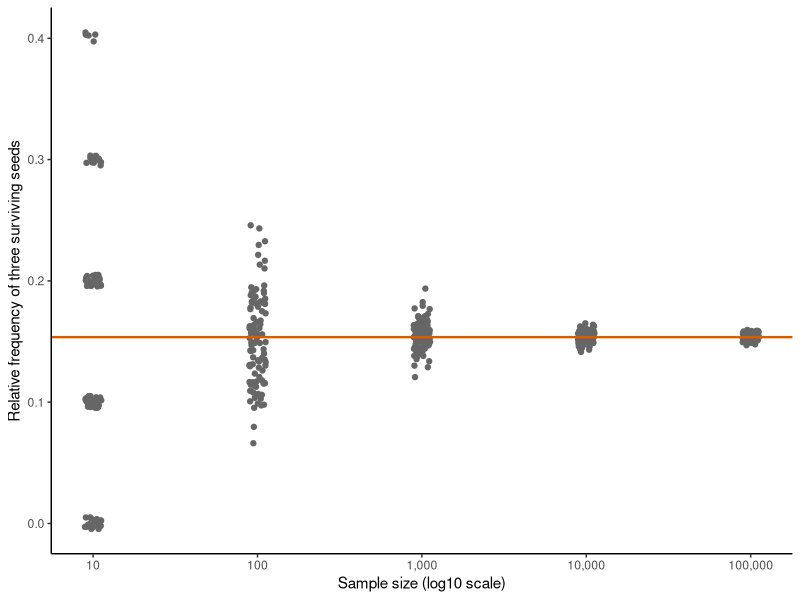
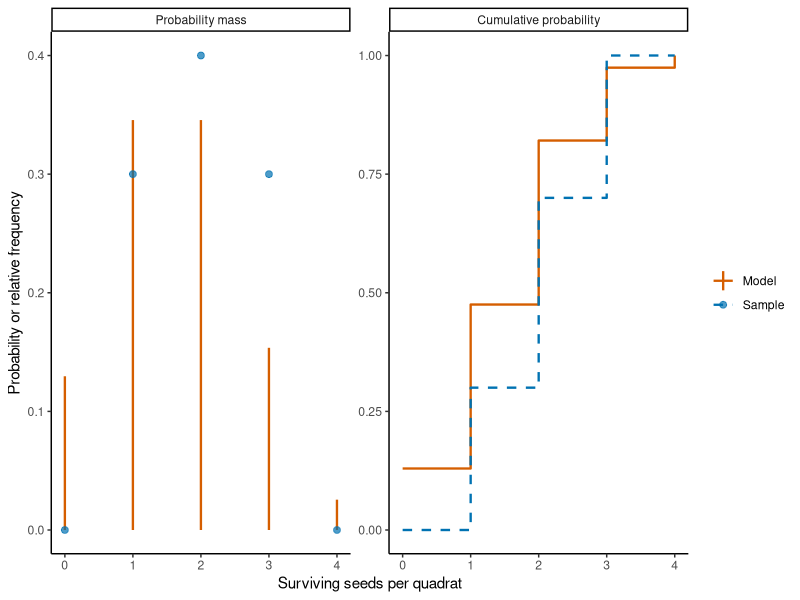
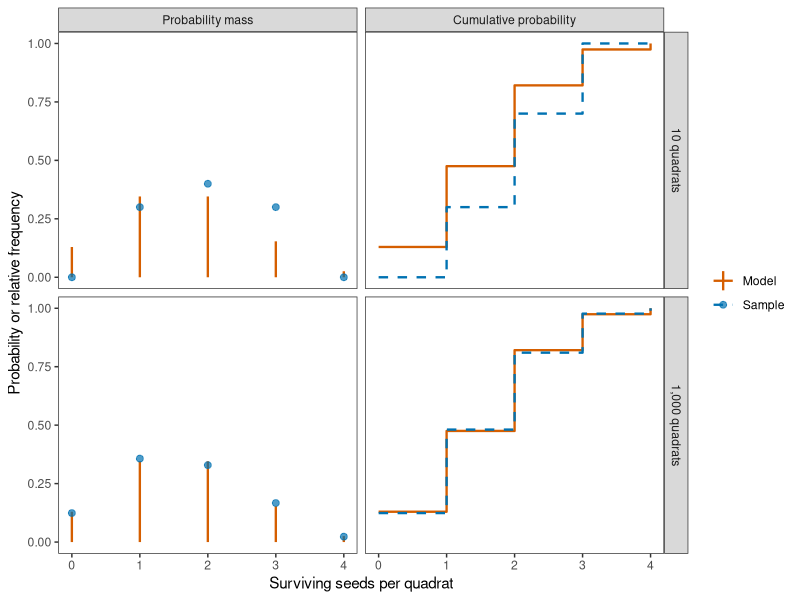
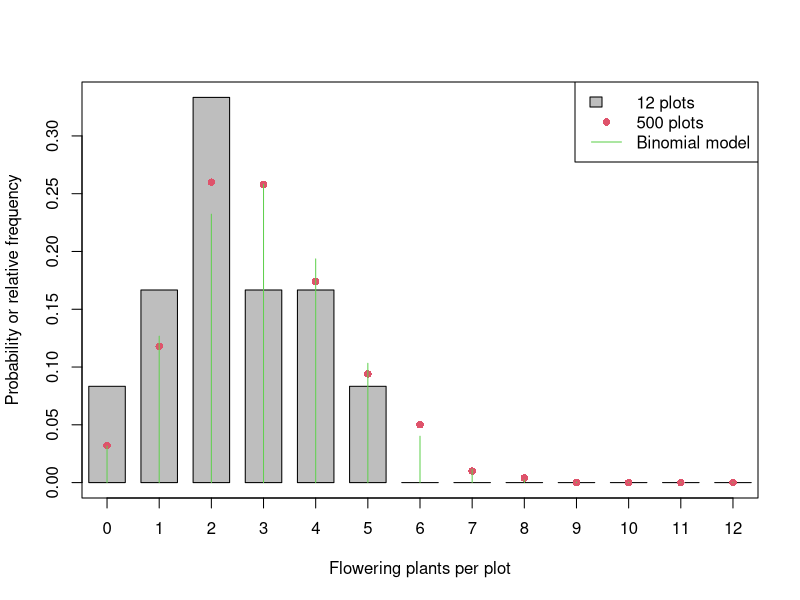
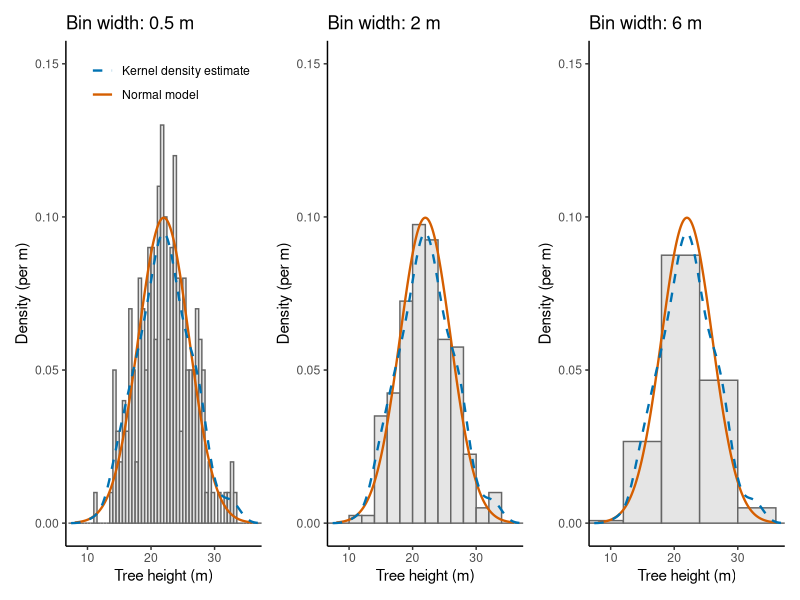
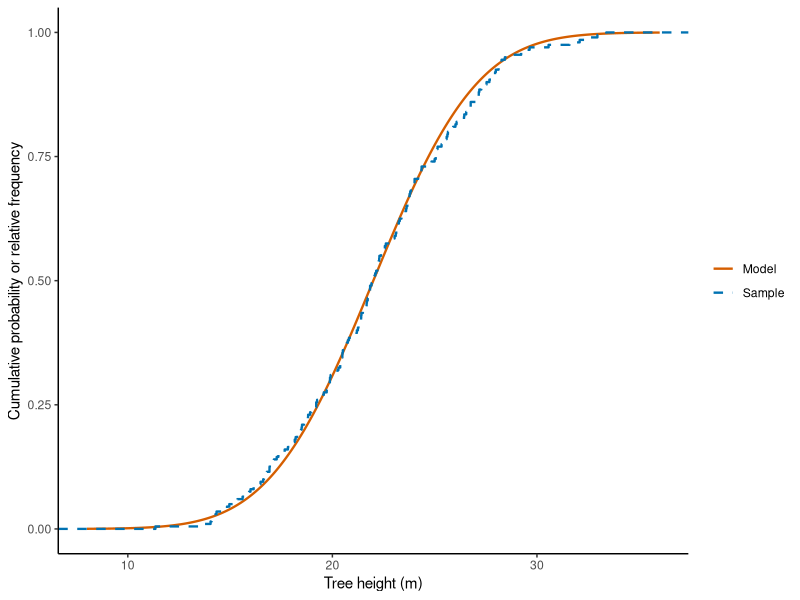
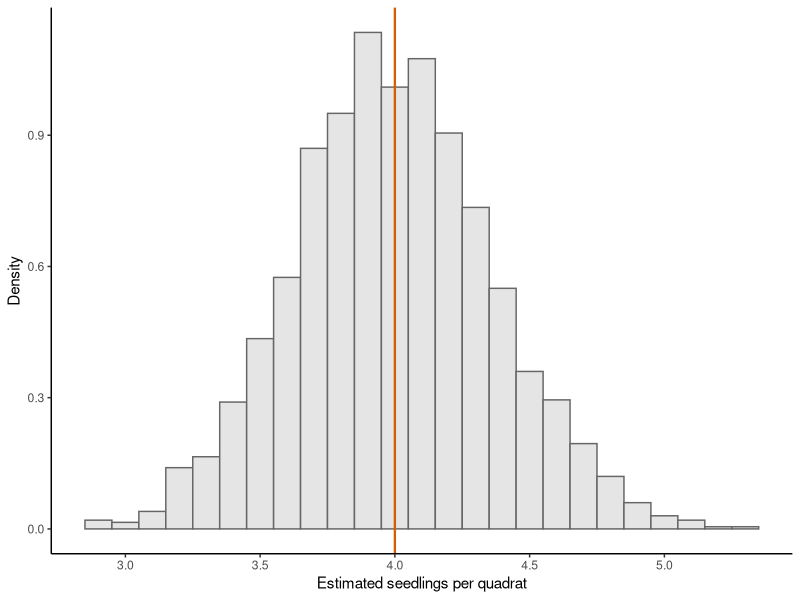
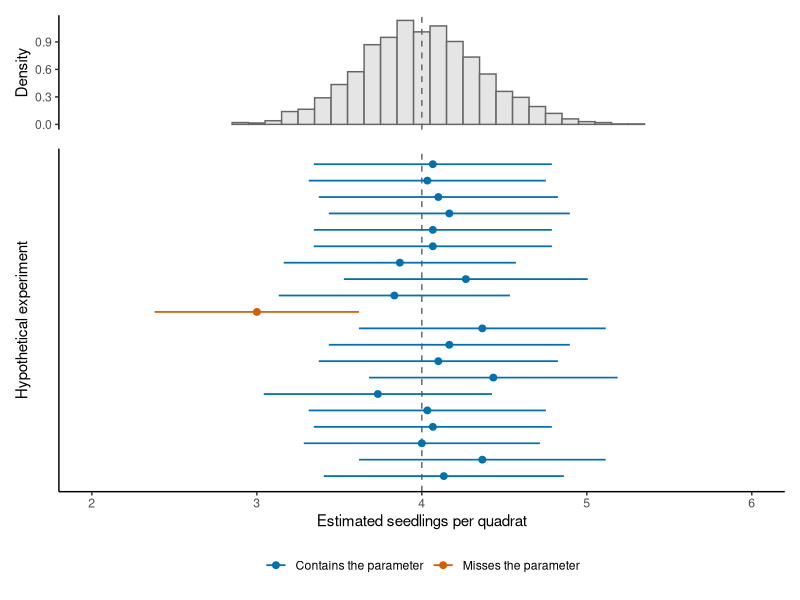

Reproduce these figures in R, in order.
## ---- chunk 1
#| include: false
# Load ggplot2 for the consistently formatted rendered figures in this chapter.
library(ggplot2)
## ---- chunk 2
# Parameters of the Binomial model of seed survival used in Chapter 2.
seed_count = 4
seed_survival_probability = 0.4
# Simulate ten quadrats from the Binomial model.
set.seed(seed = 123)
n_quadrats = 10
sample_survivors = rbinom(
  n = n_quadrats,
  size = seed_count,
  prob = seed_survival_probability
)
## ---- chunk 3
# Count each possible value and divide by the sample size.
seed_values = seq.int(from = 0, to = seed_count)
count_survivors = table(factor(x = sample_survivors, levels = seed_values))
relative_frequency = count_survivors / length(sample_survivors)
relative_frequency
## ---- chunk 4
# Put the sample frequencies beside the model probabilities for comparison.
data.frame(
  seed_count = seed_values,
  relative_frequency = as.numeric(x = relative_frequency),
  probability = dbinom(
    x = seed_values,
    size = seed_count,
    prob = seed_survival_probability
  )
)
## ---- chunk 5
# Compare relative frequencies for several sample sizes with the model.
set.seed(123)
sample_sizes = 10^(seq_len(length.out = 5))
seed_values = seq.int(from = 0, to = seed_count)

all_frequencies = matrix(NA, nrow = length(seed_values),
                         ncol = length(sample_sizes) + 1)
colnames(all_frequencies) = c(as.character(sample_sizes), "theory")

for (i in seq_along(sample_sizes)) {
  sample_survivors = rbinom(
    n = sample_sizes[i],
    size = seed_count,
    prob = seed_survival_probability
  )
  count_survivors = table(factor(
    x = sample_survivors,
    levels = seed_values
  ))
  all_frequencies[, i] = as.numeric(count_survivors) / sample_sizes[i]
}
all_frequencies[, length(sample_sizes) + 1] = dbinom(
  x = seed_values,
  size = seed_count,
  prob = seed_survival_probability
)
round(all_frequencies, 3)
## ---- chunk 6
#| echo: false
#| eval: true
#| label: fig-relative-frequency-convergence
#| fig-cap: "Relative frequencies of exactly three surviving seeds for simulated samples of different sizes. The horizontal line is the probability assigned by the Binomial distribution."
# Repeatedly simulate samples and retain the relative frequency of three survivors.
set.seed(seed = 20261003)
seed_count = 4
seed_survival_probability = 0.4
target_count = 3
sample_sizes = 10^(seq_len(length.out = 5))
n_repetitions = 100

repeated_frequencies = data.frame(
  sample_size = numeric(),
  relative_frequency = numeric()
)

for (sample_size in sample_sizes) {
  relative_frequency = numeric(length = n_repetitions)

  for (repetition in seq_len(n_repetitions)) {
    sample_survivors = rbinom(
      n = sample_size,
      size = seed_count,
      prob = seed_survival_probability
    )
    relative_frequency[repetition] = mean(sample_survivors == target_count)
  }

  repeated_frequencies = rbind(
    repeated_frequencies,
    data.frame(
      sample_size = sample_size,
      relative_frequency = relative_frequency
    )
  )
}

# Calculate the model probability that the figure uses as a reference line.
probability = dbinom(
  x = target_count,
  size = seed_count,
  prob = seed_survival_probability
)

ggplot(
  repeated_frequencies,
  aes(
    x = sample_size,
    y = relative_frequency,
    group = sample_size
  )
) +
  geom_point(colour = "grey40",
             position = position_jitter(width = 0.05, height = 0.005)) +
  geom_hline(
    yintercept = probability,
    colour = "#D55E00",
    linewidth = 0.8
  ) +
  scale_x_log10(
    breaks = sample_sizes,
    labels = c("10", "100", "1,000", "10,000", "100,000")
  ) +
  labs(
    x = "Sample size (log10 scale)",
    y = "Relative frequency of three surviving seeds"
  ) +
  theme_classic()
## ---- chunk 7
#| echo: false
#| eval: true
#| fig-width: 9
#| fig-height: 4
#| label: fig-ecdf
#| fig-cap: "Empirical and model distribution for a sample of ten quadrats in the example on seed survival."
# Simulate a sample and calculate its empirical distribution.
set.seed(142)
seed_count = 4
seed_survival_probability = 0.4
n_quadrats = 10
seed_values = seq.int(from = 0, to = seed_count)
model_mass = dbinom(
  x = seed_values, size = seed_count, prob = seed_survival_probability
)
model_cumulative = pbinom(
  q = seed_values, size = seed_count, prob = seed_survival_probability
)
sample_survivors = rbinom(
  n = n_quadrats, size = seed_count, prob = seed_survival_probability
)
count_survivors = table(factor(x = sample_survivors, levels = seed_values))
relative_frequency = as.numeric(count_survivors) / n_quadrats
cumulative_relative_frequency = cumsum(relative_frequency)

model_comparison_data = rbind(
  data.frame(
    surviving_seeds = seed_values,
    value = model_mass,
    quantity = "Probability mass",
    series = "Model"
  ),
  data.frame(
    surviving_seeds = seed_values,
    value = relative_frequency,
    quantity = "Probability mass",
    series = "Sample"
  ),
  data.frame(
    surviving_seeds = seed_values,
    value = model_cumulative,
    quantity = "Cumulative probability",
    series = "Model"
  ),
  data.frame(
    surviving_seeds = seed_values,
    value = cumulative_relative_frequency,
    quantity = "Cumulative probability",
    series = "Sample"
  )
)
model_comparison_data$quantity = factor(
  model_comparison_data$quantity,
  levels = c("Probability mass", "Cumulative probability")
)

# Use different geometries as well as colours to distinguish the model and sample.
ggplot() +
  geom_linerange(
    data = subset(
      model_comparison_data,
      quantity == "Probability mass" & series == "Model"
    ),
    aes(x = surviving_seeds, ymin = 0, ymax = value, colour = series),
    linewidth = 0.8
  ) +
  geom_point(
    data = subset(
      model_comparison_data,
      quantity == "Probability mass" & series == "Sample"
    ),
    aes(x = surviving_seeds, y = value, colour = series),
    alpha = 0.7,
    size = 2
  ) +
  geom_step(
    data = subset(model_comparison_data, quantity == "Cumulative probability"),
    aes(x = surviving_seeds, y = value, colour = series, linetype = series),
    direction = "hv",
    linewidth = 0.8
  ) +
  facet_wrap(~quantity, nrow = 1, scales = "free_y") +
  scale_colour_manual(values = c(Model = "#D55E00", Sample = "#0072B2")) +
  scale_linetype_manual(values = c(Model = "solid", Sample = "dashed")) +
  scale_x_continuous(breaks = seed_values) +
  labs(
    x = "Surviving seeds per quadrat",
    y = "Probability or relative frequency",
    colour = NULL,
    linetype = NULL
  ) +
  theme_classic()
## ---- chunk 8
# Simulate a small sample and calculate its weighted and ordinary means.
set.seed(123)
n_quadrats = 10
seed_count = 4
seed_survival_probability = 0.4
seed_values = seq.int(from = 0, to = seed_count)
sample_survivors = rbinom(
  n = n_quadrats, size = seed_count, prob = seed_survival_probability
)
count_survivors = table(factor(x = sample_survivors, levels = seed_values))
relative_frequency = as.numeric(count_survivors) / n_quadrats
weighted_average = sum(relative_frequency * seed_values)
sample_mean = mean(sample_survivors)
c(weighted_average, sample_mean)
## ---- chunk 9
# Calculate the variance of the empirical distribution
empirical_variance = sum((seed_values - weighted_average)^2 * relative_frequency)
sample_variance = var(sample_survivors)
c(empirical_variance, sample_variance)
## ---- chunk 10
# Use type = 1 so the empirical quantile is one of the observed counts.
quantile(x = sample_survivors, probs = 0.5, type = 1)
## ---- chunk 11
#| echo: false
#| eval: true
#| label: fig-ecdf-binom
#| fig-width: 9
#| fig-height: 8
#| fig-cap: "Model probabilities and sample frequencies for 10 quadrats (top) and 1,000 quadrats (bottom)."
# Compare empirical distributions at two sample sizes.
set.seed(142)
seed_count = 4
seed_survival_probability = 0.4
seed_values = seq.int(from = 0, to = seed_count)
sample_sizes = c(10, 1000)
model_mass = dbinom(
  x = seed_values, size = seed_count, prob = seed_survival_probability
)
model_cumulative = pbinom(
  q = seed_values, size = seed_count, prob = seed_survival_probability
)

# Store the model and empirical summaries for both sample sizes before plotting.
sample_comparison_data = data.frame()
for (n_quadrats in sample_sizes) {
  sample_survivors = rbinom(
    n = n_quadrats, size = seed_count, prob = seed_survival_probability
  )
  count_survivors = table(factor(x = sample_survivors, levels = seed_values))
  relative_frequency = as.numeric(count_survivors) / n_quadrats
  cumulative_relative_frequency = cumsum(relative_frequency)

  sample_size_label = paste(format(n_quadrats, big.mark = ","), "quadrats")
  sample_comparison_data = rbind(
    sample_comparison_data,
    data.frame(
      surviving_seeds = seed_values,
      value = model_mass,
      quantity = "Probability mass",
      series = "Model",
      sample_size = sample_size_label
    ),
    data.frame(
      surviving_seeds = seed_values,
      value = relative_frequency,
      quantity = "Probability mass",
      series = "Sample",
      sample_size = sample_size_label
    ),
    data.frame(
      surviving_seeds = seed_values,
      value = model_cumulative,
      quantity = "Cumulative probability",
      series = "Model",
      sample_size = sample_size_label
    ),
    data.frame(
      surviving_seeds = seed_values,
      value = cumulative_relative_frequency,
      quantity = "Cumulative probability",
      series = "Sample",
      sample_size = sample_size_label
    )
  )
}

sample_comparison_data$sample_size = factor(
  sample_comparison_data$sample_size,
  levels = c("10 quadrats", "1,000 quadrats")
)
sample_comparison_data$quantity = factor(
  sample_comparison_data$quantity,
  levels = c("Probability mass", "Cumulative probability")
)

# Compare each empirical distribution with the same model using matching panels.
ggplot() +
  geom_linerange(
    data = subset(
      sample_comparison_data,
      quantity == "Probability mass" & series == "Model"
    ),
    aes(x = surviving_seeds, ymin = 0, ymax = value, colour = series),
    linewidth = 0.8
  ) +
  geom_point(
    data = subset(
      sample_comparison_data,
      quantity == "Probability mass" & series == "Sample"
    ),
    aes(x = surviving_seeds, y = value, colour = series),
    alpha = 0.7,
    size = 2
  ) +
  geom_step(
    data = subset(sample_comparison_data, quantity == "Cumulative probability"),
    aes(x = surviving_seeds, y = value, colour = series, linetype = series),
    direction = "hv",
    linewidth = 0.8
  ) +
  facet_grid(sample_size ~ quantity, scales = "free_y") +
  scale_colour_manual(values = c(Model = "#D55E00", Sample = "#0072B2")) +
  scale_linetype_manual(values = c(Model = "solid", Sample = "dashed")) +
  scale_x_continuous(breaks = seed_values) +
  labs(
    x = "Surviving seeds per quadrat",
    y = "Probability or relative frequency",
    colour = NULL,
    linetype = NULL
  ) +
  theme_bw() + theme(panel.grid = element_blank())
## ---- chunk 12
# Simulate the two sample sizes and compare each with the same model.
set.seed(246)

plants_per_plot = 12
flowering_probability = 0.25

small_plot_counts = rbinom(
  n = 12,
  size = plants_per_plot,
  prob = flowering_probability
)
large_plot_counts = rbinom(
  n = 500,
  size = plants_per_plot,
  prob = flowering_probability
)

mean(small_plot_counts)
mean(large_plot_counts)

count_values = seq.int(from = 0, to = plants_per_plot)
small_plot_table = table(factor(
  x = small_plot_counts,
  levels = count_values
))
large_plot_table = table(factor(
  x = large_plot_counts,
  levels = count_values
))

small_frequency = as.numeric(small_plot_table) / length(small_plot_counts)
large_frequency = as.numeric(large_plot_table) / length(large_plot_counts)
model_mass = dbinom(
  x = count_values,
  size = plants_per_plot,
  prob = flowering_probability
)

small_frequency_data = data.frame(
  flowering_plants = count_values,
  probability = small_frequency,
  series = "12 plots"
)
large_frequency_data = data.frame(
  flowering_plants = count_values,
  probability = large_frequency,
  series = "500 plots"
)
model_mass_data = data.frame(
  flowering_plants = count_values,
  probability = model_mass,
  series = "Binomial model"
)

# Use bars for one empirical distribution, points for the other, and lines for the model.
# Set common axis limits
all_probabilities = c(
  small_frequency_data$probability,
  large_frequency_data$probability,
  model_mass_data$probability
)

plot(
  NA,
  xlim = range(count_values),
  ylim = c(0, max(all_probabilities)),
  xaxt = "n",
  xlab = "Flowering plants per plot",
  ylab = "Probability or relative frequency"
)

axis(1, at = count_values)

# Draw bars for the small empirical distribution
with(
  small_frequency_data,
  rect(
    flowering_plants - 0.35,
    0,
    flowering_plants + 0.35,
    probability,
    col = "grey",
    border = 1
  )
)

# Add points for the large empirical distribution
with(
  large_frequency_data,
  points(
    flowering_plants,
    probability,
    pch = 16,
    col = 2
  )
)

# Add vertical lines for the model distribution
with(
  model_mass_data,
  segments(
    flowering_plants,
    0,
    flowering_plants,
    probability,
    col = 3
  )
)

# Add one legend for all three series
legend(
  "topright",
  legend = c("12 plots", "500 plots", "Binomial model"),
  col = c(1, 2, 3),
  fill = c("grey", NA, NA),
  border = c(1, NA, NA),
  pch = c(NA, 16, NA),
  lty = c(0, 0, 1)
)
## ---- chunk 13
# Simulate the heights (in m) of 200 trees from the Normal model.
set.seed(seed = 73)
height_sample = rnorm(n = 200, mean = 22, sd = 4)
## ---- chunk 14
# Relative frequency of heights between 20 and 22 m in the sample.
mean(height_sample > 20 & height_sample <= 22)
# Probability that the model assigns to the same interval.
pnorm(q = 22, mean = 22, sd = 4) - pnorm(q = 20, mean = 22, sd = 4)
## ---- chunk 15
# Kernel density estimate of the sample; bw is the bandwidth that R chose (in m).
height_density = density(x = height_sample)
height_density$bw
## ---- chunk 16
#| echo: false
#| label: fig-histogram_density
#| fig-width: 10
#| fig-height: 3.5
#| fig-cap: "Density-scaled histograms of 200 simulated tree heights with bins of 0.5 m, 2 m and 6 m. The solid line is the density of the Normal model and the dashed line is the kernel density estimate of the sample."
library(patchwork)

# Density of the model and kernel density estimate of the sample on the same grid.
height_grid = seq(from = 8, to = 36, length.out = 300)
model_curve = data.frame(
  height = height_grid,
  density = dnorm(x = height_grid, mean = 22, sd = 4)
)
kernel_curve = data.frame(height = height_density$x, density = height_density$y)
height_data = data.frame(height = height_sample)

# Draw one density-scaled histogram for a given bin width and legend placement.
plot_histogram = function(bin_width, legend_theme) {
  ggplot(height_data, aes(x = height)) +
    geom_histogram(
      aes(y = after_stat(density)),
      binwidth = bin_width,
      boundary = 0,
      fill = "grey90",
      colour = "grey40"
    ) +
    geom_line(
      data = model_curve,
      aes(x = height, y = density, colour = "Normal model", linetype = "Normal model"),
      linewidth = 0.8
    ) +
    geom_line(
      data = kernel_curve,
      aes(
        x = height,
        y = density,
        colour = "Kernel density estimate",
        linetype = "Kernel density estimate"
      ),
      linewidth = 0.8
    ) +
    # Same name and breaks for both scales, so they merge into a single legend.
    scale_colour_manual(
      name = NULL,
      values = c("Normal model" = "#D55E00", "Kernel density estimate" = "#0072B2")
    ) +
    scale_linetype_manual(
      name = NULL,
      values = c("Normal model" = "solid", "Kernel density estimate" = "dashed")
    ) +
    coord_cartesian(xlim = c(8, 36), ylim = c(0, 0.15)) +
    labs(
      title = paste("Bin width:", bin_width, "m"),
      x = "Tree height (m)",
      y = "Density (per m)"
    ) +
    theme_classic() +
    legend_theme
}

# Legend inside the top-right corner of the first panel only; it applies to all panels.
plot_histogram(bin_width = 0.5, legend_theme = theme(
  legend.position = "inside",
  legend.position.inside = c(0.98, 0.98),
  legend.justification = c(1, 1)
)) |
  plot_histogram(bin_width = 2, legend_theme = theme(legend.position = "none")) |
  plot_histogram(bin_width = 6, legend_theme = theme(legend.position = "none"))
## ---- chunk 17
# ecdf() returns a function; evaluate it at a height of 26 m.
height_ecdf = ecdf(height_sample)
height_ecdf(26)
# Cumulative probability of the model at the same height.
pnorm(q = 26, mean = 22, sd = 4)
## ---- chunk 18
#| echo: false
#| label: fig-ecdf_normal
#| fig-cap: "Empirical cumulative distribution of 200 simulated tree heights (dashed steps) and cumulative probability function of the Normal model (solid line)."
# Cumulative probability of the model on the same grid of heights.
model_cumulative_curve = data.frame(
  height = height_grid,
  cumulative = pnorm(q = height_grid, mean = 22, sd = 4)
)

ggplot() +
  geom_line(
    data = model_cumulative_curve,
    aes(x = height, y = cumulative, colour = "Model", linetype = "Model"),
    linewidth = 0.8
  ) +
  stat_ecdf(
    data = height_data,
    aes(x = height, colour = "Sample", linetype = "Sample"),
    geom = "step",
    linewidth = 0.8
  ) +
  scale_colour_manual(values = c(Model = "#D55E00", Sample = "#0072B2")) +
  scale_linetype_manual(values = c(Model = "solid", Sample = "dashed")) +
  labs(
    x = "Tree height (m)",
    y = "Cumulative probability or relative frequency",
    colour = NULL,
    linetype = NULL
  ) +
  theme_classic()
## ---- chunk 19
# Seedling counts from ten illustrative quadrats.
seedling_counts = c(3, 5, 2, 7, 4, 3, 4, 1, 6, 5)
# Mean of the sample (seedlings per quadrat).
mean(seedling_counts)
## ---- chunk 20
# Parameter of the model, quadrats per experiment and number of hypothetical experiments.
set.seed(seed = 401)
true_lambda = 4
n_quadrats = 30
n_experiments = 2000

# replicate() runs the expression n times and collects the results in a vector.
# Each run simulates one experiment with 30 quadrats and returns its estimate of lambda.
lambda_estimates = replicate(
  n = n_experiments,
  expr = mean(rpois(n = n_quadrats, lambda = true_lambda))
)

# Mean and standard deviation of the 2,000 estimates (one per hypothetical experiment).
mean(lambda_estimates)
sd(lambda_estimates)
## ---- chunk 21
#| echo: false
#| label: fig-sampling_distribution
#| fig-cap: "Estimates of the mean seedling count from 2,000 simulated hypothetical experiments with 30 quadrats each. The vertical line is the value of the parameter used in the simulation."
# Plot the simulated sampling distribution and mark the parameter of the model.
ggplot(data.frame(estimate = lambda_estimates), aes(x = estimate)) +
  geom_histogram(
    aes(y = after_stat(density)),
    binwidth = 0.1,
    center = true_lambda,
    fill = "grey90",
    colour = "grey40"
  ) +
  geom_vline(xintercept = true_lambda, colour = "#D55E00", linewidth = 0.8) +
  labs(
    x = "Estimated seedlings per quadrat",
    y = "Density"
  ) +
  theme_classic()
## ---- chunk 22
# Compare the simulated bias and variance with the variance derived from the model.
c(
  simulated_bias = mean(lambda_estimates) - true_lambda,
  simulated_variance = var(lambda_estimates),
  model_variance = true_lambda / n_quadrats
)
## ---- chunk 23
# Average squared distance between the estimates and the parameter.
mean((lambda_estimates - true_lambda)^2)
## ---- chunk 24
# Estimate of lambda and number of quadrats in the sample.
lambda_hat = mean(seedling_counts)
n_counts = length(seedling_counts)
# Plug the estimate into the formula of the standard error.
estimated_se = sqrt(lambda_hat / n_counts)
estimated_se
## ---- chunk 25
# 0.975 quantile of the standard Normal distribution.
critical_value = qnorm(p = 0.975)
# Lower and upper endpoints of the interval.
interval = lambda_hat + c(-1, 1) * critical_value * estimated_se
interval
## ---- chunk 26
#| echo: false
#| label: fig-dance_ci
#| fig-width: 7
#| fig-height: 6
#| fig-cap: "Dance of the confidence intervals for a Poisson model with a mean of 4 seedlings per quadrat. Top: simulated sampling distribution of the estimated mean for experiments with 30 quadrats (2,000 hypothetical experiments). Bottom: estimates (points) and 95% Wald intervals (lines) for 20 hypothetical experiments. The dashed line is the parameter of the model and the interval in vermillion does not contain it."
library(patchwork)

# Simulate 20 hypothetical experiments and calculate a 95% Wald interval for each.
# The parameter, quadrats per experiment and 2,000 estimates come from the simulation above.
set.seed(seed = 1)
n_shown = 20
critical_value = qnorm(p = 0.975)
shown_estimates = replicate(
  n = n_shown,
  expr = mean(rpois(n = n_quadrats, lambda = true_lambda))
)
shown_se = sqrt(shown_estimates / n_quadrats)
intervals = data.frame(
  experiment = seq_len(length.out = n_shown),
  estimate = shown_estimates,
  lower = shown_estimates - critical_value * shown_se,
  upper = shown_estimates + critical_value * shown_se
)

# Record whether each interval contains the parameter of the model.
intervals$contains = ifelse(
  test = intervals$lower <= true_lambda & true_lambda <= intervals$upper,
  yes = "Contains the parameter",
  no = "Misses the parameter"
)

# Top panel: simulated sampling distribution of the estimator.
sampling_panel = ggplot(data.frame(estimate = lambda_estimates), aes(x = estimate)) +
  geom_histogram(
    aes(y = after_stat(density)),
    binwidth = 0.1,
    center = true_lambda,
    fill = "grey90",
    colour = "grey40"
  ) +
  geom_vline(xintercept = true_lambda, linetype = "dashed", colour = "grey40") +
  coord_cartesian(xlim = c(2, 6)) +
  labs(x = NULL, y = "Density") +
  theme_classic() +
  theme(
    axis.text.x = element_blank(),
    axis.ticks.x = element_blank(),
    axis.line.x = element_blank()
  )

# Bottom panel: one estimate and interval for each hypothetical experiment.
interval_panel = ggplot(intervals, aes(y = experiment, colour = contains)) +
  geom_vline(xintercept = true_lambda, linetype = "dashed", colour = "grey40") +
  geom_linerange(aes(xmin = lower, xmax = upper), linewidth = 0.6) +
  geom_point(aes(x = estimate), size = 2) +
  scale_colour_manual(
    name = NULL,
    values = c("Contains the parameter" = "#0072B2", "Misses the parameter" = "#D55E00")
  ) +
  scale_y_reverse() +
  coord_cartesian(xlim = c(2, 6)) +
  labs(x = "Estimated seedlings per quadrat", y = "Hypothetical experiment") +
  theme_classic() +
  theme(
    axis.text.y = element_blank(),
    axis.ticks.y = element_blank(),
    legend.position = "bottom"
  )

# Stack the panels so that both use the same horizontal axis.
sampling_panel / interval_panel + plot_layout(heights = c(1, 3))
## ---- chunk 27
# Parameter of the model, quadrats per experiment and number of hypothetical experiments.
set.seed(seed = 402)
true_lambda = 4
n_quadrats = 30
n_experiments = 2000
critical_value = qnorm(p = 0.975)

# Each run returns TRUE if the interval of that experiment contains lambda.
covered = replicate(
  n = n_experiments,
  expr = {
    # Simulate one experiment and calculate its estimate and standard error.
    counts = rpois(n = n_quadrats, lambda = true_lambda)
    estimate = mean(counts)
    se = sqrt(estimate / n_quadrats)
    # Calculate the endpoints and check whether lambda lies between them.
    lower = estimate - critical_value * se
    upper = estimate + critical_value * se
    lower <= true_lambda && true_lambda <= upper
  }
)

# The mean of TRUE and FALSE values is the fraction of TRUE values.
mean(covered)
## ---- chunk 28
# Simulate the heights (in m) of 25 trees from the Normal model.
set.seed(seed = 403)
tree_heights = rnorm(n = 25, mean = 22, sd = 4)

# Mean of the sample and the two estimates of the variance.
height_mean = mean(tree_heights)
variance_mm = mean((tree_heights - height_mean)^2)
variance_with_var = var(tree_heights)

c(
  mean_m = height_mean,
  variance_mm_m2 = variance_mm,
  variance_with_var_m2 = variance_with_var
)
## ---- chunk 29
#| echo: false
#| label: fig-asymptotic_normality
#| fig-width: 9
#| fig-height: 4
#| fig-cap: "Sampling distributions of the mean seedling count for samples of 5 and 100 quadrats (2,000 simulated samples each) under a Poisson model with a mean of 4. The curves are the Normal approximations."
# Simulate the sampling distribution of the mean for two sample sizes.
set.seed(seed = 404)
true_lambda = 4
sample_sizes = c(5, 100)

# Draw the simulated sampling distribution with its Normal approximation.
plot_sampling_distribution = function(sample_size, bin_width) {
  # One estimate of lambda per simulated sample.
  estimates = replicate(
    n = 2000,
    expr = mean(rpois(n = sample_size, lambda = true_lambda))
  )
  # Normal approximation with the standard error derived from the model.
  model_se = sqrt(true_lambda / sample_size)
  estimate_grid = seq(
    from = true_lambda - 4 * model_se,
    to = true_lambda + 4 * model_se,
    length.out = 200
  )
  approximation = data.frame(
    estimate = estimate_grid,
    density = dnorm(x = estimate_grid, mean = true_lambda, sd = model_se)
  )
  ggplot(data.frame(estimate = estimates), aes(x = estimate)) +
    geom_histogram(
      aes(y = after_stat(density)),
      binwidth = bin_width,
      center = true_lambda,
      fill = "grey90",
      colour = "grey40"
    ) +
    geom_line(
      data = approximation,
      aes(x = estimate, y = density),
      colour = "#D55E00",
      linewidth = 0.8
    ) +
    labs(
      title = paste(sample_size, "quadrats"),
      x = "Estimated seedlings per quadrat",
      y = "Density"
    ) +
    theme_classic()
}

plot_sampling_distribution(sample_size = 5, bin_width = 0.2) |
  plot_sampling_distribution(sample_size = 100, bin_width = 0.05)
